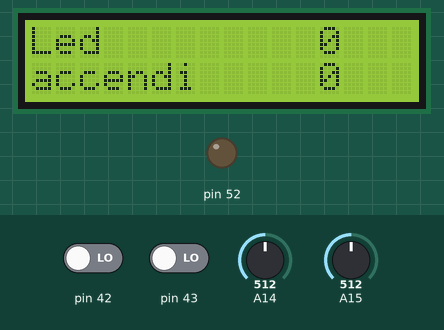
The sketch below on a simulated Arduino Mega 2560, built with avr-gcc and run on an emulated ATmega2560. Parts: 16×2 character LCD, output pins drawn as LEDs (lit = HIGH). Inputs (shaded band) come from the test bench; at power-on: A15 = 512, A14 = 512, pin 42 LOW, pin 43 LOW.

Above: at 1.2 s.
1.3 s: A15 set to 337
2.8 s: A15 set to 312
At 3.25 s:
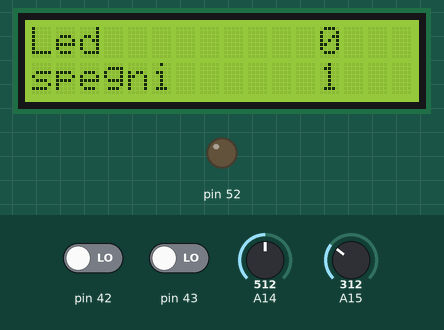
At 4.16 s:
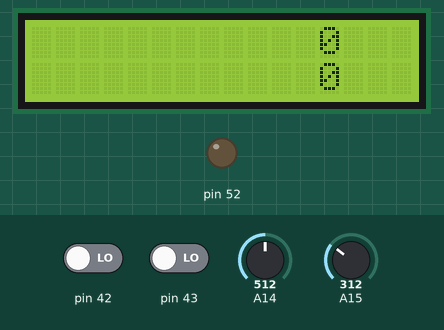
4.9 s: A14 set to 300
6.4 s: A14 set to 271
At 7.0 s:
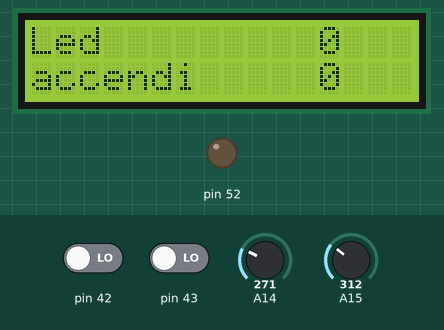
7.9 s: A14 set to 224
9.4 s: A14 set to 193
At 9.85 s:
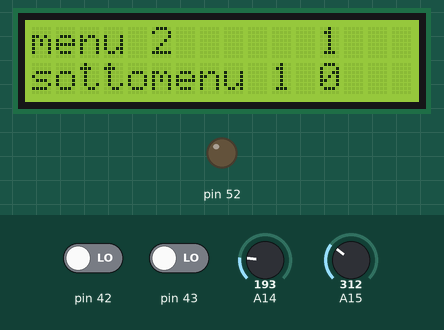
Timing chart, 0 to 12.4 s (numbered marks = the images above; inputs shaded):
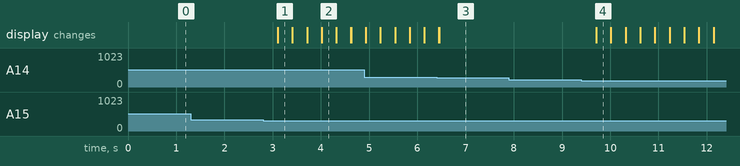

Measured:
- the behaviour switches between 329 and 328 on A15 (found by bisection; images 0 and 1)
- the behaviour switches between 285 and 284 on A14 (found by bisection; images 2 and 3)
- the behaviour switches between 212 and 211 on A14 (found by bisection; images 3 and 4)
- after the input at 1.3 s, every drawn part: stays the same
- after the input at 2.8 s, the display: first changes after 0.30 s (image 1 shows a later state)
- after the input at 6.4 s, the display: first differs from a run without the input after 0.05 s (image 3)
- after the input at 7.9 s, every drawn part: stays the same
- after the input at 9.4 s, the display: first changes after 0.31 s (image 4 shows a later state)

The sketch:

menu_prova_joypad.ino
```cpp
#include <LiquidCrystal.h>

LiquidCrystal lcd(2, 3, 7, 6, 5, 4);

int buttonStateok = 0;
int buttonStateindietro = 0;
int sensorValuesugiu = 0;
int sensorValuedxsx = 0;
int outputValuesugiu = 0;
int outputValuedxsx = 0;

int indicemenu;
int indicesotto;

void setup() {

  lcd.begin(16, 2);
  pinMode(42, INPUT);
  pinMode(43, INPUT);
  pinMode(A14, INPUT);
  pinMode(A15, INPUT);
  pinMode(52, OUTPUT);

}

void loop() {

  buttonStateok = digitalRead(42);
  buttonStateindietro = digitalRead(43);
  sensorValuesugiu = analogRead(A14);
  sensorValuedxsx = analogRead(A15);

  outputValuesugiu = (68 - map(sensorValuesugiu, 0, 1023, 0, 140))/10;
  outputValuedxsx = (74 - map(sensorValuedxsx, 0, 1023, 0, 140))/10;

        lcd.setCursor(12,0);
        lcd.print(indicemenu);
        lcd.setCursor(12,1);
        lcd.print(indicesotto);


    if (outputValuesugiu>2 && outputValuesugiu>abs(outputValuedxsx) ){
      indicemenu++;
      indicesotto=0;
      delay(300);
      lcd.clear();
    }
    if (outputValuesugiu<-2&& outputValuesugiu<-abs(outputValuedxsx)){
      indicemenu--;
      indicesotto=0;
      delay(300);
      lcd.clear();
    }
      if (outputValuedxsx>2 && outputValuedxsx>abs(outputValuesugiu)){
      indicesotto++;
      delay(300);
      lcd.clear();
    }
      if (outputValuedxsx<-2 && outputValuedxsx<-abs(outputValuesugiu)){
      indicesotto--;
      delay(300);
      lcd.clear();
    }

  //indicemenu=constrain(indicemenu,0,1);
  //indicesotto=constrain(indicesotto,0,1);

  switch (indicemenu){
    case 0:
      switch (indicesotto){
        case 0:
        lcd.setCursor(0,0);
        lcd.print("Led");
        lcd.setCursor(0,1);
        lcd.print("accendi");
          if (buttonStateok==HIGH){
          digitalWrite(52, HIGH);
          }
        break;
        case 1:
        lcd.setCursor(0,0);
        lcd.print("Led");
        lcd.setCursor(0,1);
        lcd.print("spegni");
          if (buttonStateok==HIGH){
          digitalWrite(52, LOW);
          }
        break;
        default:
        if(indicesotto<0){
          indicesotto=1;
          }
        else {
          indicesotto=0;
          }
        break;
      }
    break;

    case 1:
      switch (indicesotto){
        case 0:
        lcd.setCursor(0,0);
        lcd.print("menu 2");
        lcd.setCursor(0,1);
        lcd.print("sottomenu 1");
        break;
        case 1:
        lcd.setCursor(0,0);
        lcd.print("menu 2");
        lcd.setCursor(0,1);
        lcd.print("sottomenu 2");
        break;
        default:
        if(indicesotto<0){
          indicesotto=1;
          }
        else {
          indicesotto=0;
          }
        break;
      }
    break;

    default:
      if (indicemenu<0) {
      indicemenu=1;
      }
      else {
      indicemenu=0;
      }
    break;

  }
}
```
